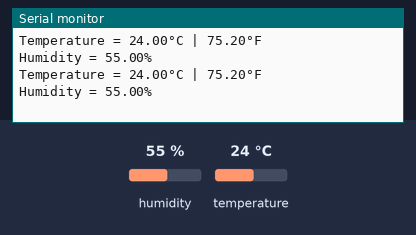
Recording of a sketch running on a simulated Arduino Uno, built with avr-gcc and run on an emulated ATmega328P. On the bench: the last lines printed to the serial monitor. The test bench sets the inputs (shaded band); at power-on: humidity 55 %, temperature 24 °C.

Above: at 1.8 s.
1.9 s: humidity set to 22 %
At 2.8 s:
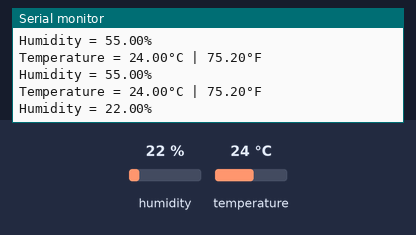
3.4 s: temperature set to 12 °C
At 4.7 s:
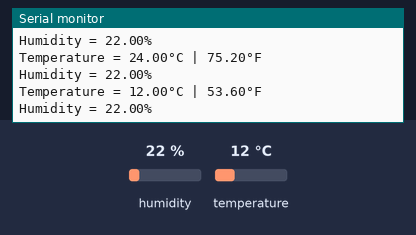
4.9 s: humidity set to 40 %
At 6.0 s:
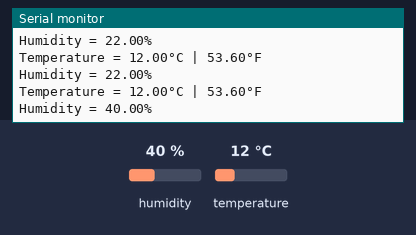
Timing chart, 0 to 7.9 s (numbered marks = the images above; inputs shaded):
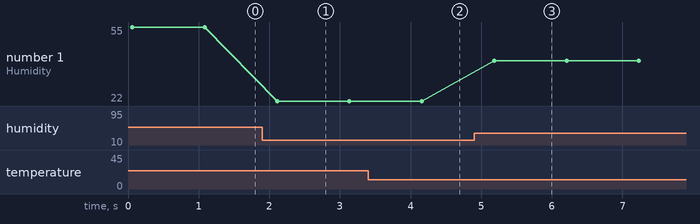

Measured:
- after the input at 1.9 s, the serial monitor: prints a new line after 0.21 s (image 1)
- after the input at 3.4 s, the serial monitor: prints a new line after 0.72 s (image 2)
- after the input at 4.9 s, the serial monitor: prints a new line after 0.28 s (image 3)
- plotted number 1: 55 → 22 after the input at 1.9 s, 22 → 40 after the input at 4.9 s

The sketch:

07_Temp_Humi_sensor.ino
```cpp
/*#include <LiquidCrystal_I2C.h>  // Include LiquidCrystal Library
#include "DHT.h"

#define DHTPIN 8

LiquidCrystal_I2C lcd(0x27, 16, 2); // Create an LCD object.
#define DHTTYPE DHT11   // Create a DHT object
DHT dht(DHTPIN, DHTTYPE);


void setup() {
  lcd.begin(16,2); // Initialize the LCD
  dht.begin();
}

void loop() {
  float h = dht.readHumidity();
  float t = dht.readTemperature();
  float f = dht.readTemperature(true);

  if (isnan(h) || isnan(t) || isnan(f)) {
    Serial.println(F("Failed to read from DHT sensor!"));
    return;
  }

  float hif = dht.computeHeatIndex(f, h);
  float hic = dht.computeHeatIndex(t, h, false);


  lcd.setCursor(0,0);
  lcd.print("Temp.: ");
  lcd.print(t);
  lcd.print((char)223);//shows degrees character
  lcd.print("C");

  lcd.setCursor(0,1);
  lcd.print("Humi.: ");
  lcd.print(h);
  lcd.print("%");

  delay(2000);
}*/

#include <dht.h>  // Include library
#define outPin 8  // Defines pin number to which the sensor is connected

dht DHT;      // Creates a DHT object

void setup() {
  Serial.begin(9600);
}

void loop() {
  int readData = DHT.read11(outPin);

  float t = DHT.temperature;  // Read temperature
  float h = DHT.humidity;   // Read humidity

  Serial.print("Temperature = ");
  Serial.print(t);
  Serial.print("°C | ");
  Serial.print((t*9.0)/5.0+32.0); // Convert celsius to fahrenheit
  Serial.println("°F ");
  Serial.print("Humidity = ");
  Serial.print(h);
  Serial.println("% ");
  Serial.println("");

  delay(1000); // wait two seconds
}
```
